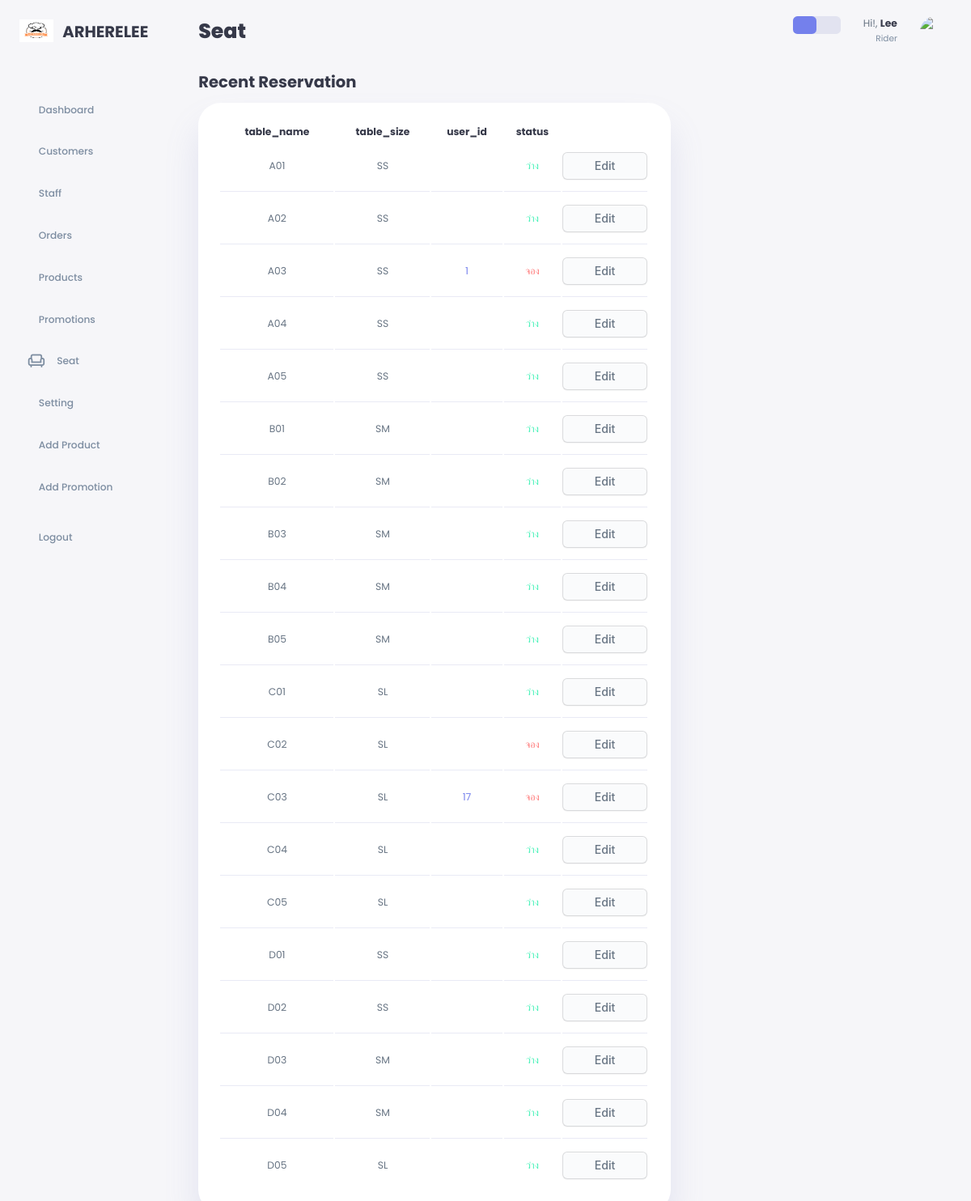
Screenshot of /admin/seat.php (signed in) with the database file from the repository.
### tables this page shows
CREATE TABLE `seat_reserve` (
  `reserve_id` int(11) NOT NULL,
  `table_name` varchar(3) NOT NULL,
  `table_status` int(1) NOT NULL COMMENT '0=ว่าง,1=จอง',
  `seat_type_id` varchar(2) NOT NULL,
  `user_id` int(11) DEFAULT NULL
);

CREATE TABLE `seat_type` (
  `seat_type_id` varchar(2) NOT NULL,
  `sizetable` varchar(10) NOT NULL,
  `sizevalue` int(10) NOT NULL
);

CREATE TABLE `staff_info` (
  `staff_id` int(7) NOT NULL,
  `staff_firstname` varchar(20) NOT NULL,
  `staff_lastname` varchar(20) NOT NULL,
  `staff_tel` varchar(10) NOT NULL,
  `staff_DOB` date NOT NULL,
  `staff_email` varchar(30) NOT NULL,
  `staff_password` varchar(255) NOT NULL,
  `staff_gender` enum('M','F') NOT NULL,
  `vehicle_id` varchar(7) DEFAULT NULL,
  `position_id` varchar(5) NOT NULL
);

CREATE TABLE `staff_position` (
  `position_id` varchar(5) NOT NULL,
  `position_name` varchar(20) NOT NULL
);

### admin/seat.php (the view, shortened to what this page needs)
<?php
    require_once '../config/db.php';
?>
<!DOCTYPE html>
<html lang="en">
<head>
    <link rel="stylesheet" href="../css/style.css">
    <link href="https://cdn.jsdelivr.net/npm/remixicon@3.2.0/fonts/remixicon.css" rel="stylesheet">
</head>
<body>
    <div class="container">
        <aside>
            <div class="top">
                <div class="logo">
                    <img src="../img/main-logo.png">
                    <h2>ARHERELEE</h2>
                </div>
            </div>
            <div class="sidebar">
                <a href="home.php">
                    <h3>Dashboard</h3>
                </a>
                <a href="customer.php">
                    <h3>Customers</h3>
                </a>
                <a href="staff.php">
                    <h3>Staff</h3>
                </a>
                <a href="order.php">
                    <h3>Orders</h3>
                </a>
                <a href="product.php">
                    <h3>Products</h3>
                </a>
                <a href="promotion.php">
                    <h3>Promotions</h3>
                </a>
                <a href="seat.php">
                    <span class="material-symbols-outlined">chair</span>
                    <h3>Seat</h3>
                </a>
                <a href="edit_staff.php?edit=<?php echo $_SESSION['staff_login']; ?>">
                    <h3>Setting</h3>
                </a>
                <a href="add_product.php">
                    <h3>Add Product</h3>
                </a>
                <a href="add_promotion.php">
                    <h3>Add Promotion</h3>
                </a>
                <a href="logout.php">
                    <h3>Logout</h3>
                </a>
            </div>
        </aside>
        <main>
            <h1>Seat</h1>
            <div class="recent-orders">
                <h2>Recent Reservation</h2>
                <table>
                    <thead>
                        <tr>
                            <th>table_name</th>
                            <th>table_size</th>
                            <th>user_id</th>
                            <th>status</th>
                            <th></th>
                        </tr>
                    </thead>
                    <tbody>
                        <?php
                            $select = mysqli_query($conn, "SELECT * FROM seat_reserve sr, seat_type st WHERE sr.seat_type_id = st.seat_type_id ");
                            while ($row = mysqli_fetch_assoc($select)){
                            ?>
                                <tr>
                                        <td><?php echo $row['table_name']; ?></td>
                                        <td><?php echo $row['seat_type_id']; ?></td>
                                        <td class="primary"><?php echo $row['user_id']; ?></td>
                                        <?php if ($row['table_status'] == 1): ?>
                                            <td class="danger">จอง</td>
                                        <?php else: ?>
                                            <td class="success">ว่าง</td>
                                        <?php endif; ?>
                                        <td>
                                            <a href="seat_reset.php?edit=<?php echo $row['reserve_id']; ?>" class="button-edit">Edit</a>
                                        </td>
                                    </tr>
                                    <?php
                                }; ?>
                    </tbody>
                </table>
            </div>
        </main>
        <div class="right">
            <div class="top">
                <div class="theme-toggler">
                    <i class="ri-sun-fill active"></i>
                    <i class="ri-moon-fill"></i>
                </div>
                <div class="profile">
                    <div class="info">
                    <?php
                    if(isset($_SESSION['staff_login'])){
                        $staff_id = $_SESSION['staff_login'];
                        $select = mysqli_query($conn, "SELECT * FROM staff_info si, staff_position sp WHERE staff_id = $staff_id AND si.position_id = sp.position_id");
                        $row = mysqli_fetch_assoc($select);
                    }
                    ?>
                    <p>Hi!, <b><?php echo $row['staff_firstname'] ?></b></p>
                    <small class="text-muted"><?php echo $row['position_name']?></small>
                    </div>
                    <div class="profile-photo">
                        <img src="../img/default-profile.jpg">
                    </div>
                </div>
            </div>
        </div>
    </div>
</body>
</html>

### css/style.css (style rules this page uses)
:root { --color-primary: #7480ec; --color-danger: #ff7777; --color-success: #41f1b6; --color-warning: #ffbb55; --color-white: #fff; --color-info-dark: #7d8da1; --color-info-light: #dce1eb; --color-dark: #363949; --color-light: rgba(132, 139, 200, 0.18); --color-primary-variant: #111e88; --color-dark-variant: #677483; --color-background: #f6f6f9; --card-border-radius: 2rem; --border-radius-1: 0.4rem; --border-radius-2: 0.8rem; --border-radius-3: 1.2rem; --card-padding: 1.8rem; --padding-1: 1.2rem; --box-shadow: 0 2rem 3rem var(--color-light); }
* { margin: 0; padding: 0; outline: 0; appearance: none; border: 0; text-decoration: none; list-style: none; block-size: border-box; }
html { font-size: 14px; }
body { width: 100vw; height: 100vh; font-family: 'Poppins', sans-serif; font-size: 0.88rem; background: var(--color-background); user-select: none; overflow-x: hidden; color: var(--color-dark); }
.container { display: grid; width: 96%; margin: 0 auto; gap: 1.8rem; grid-template-columns: 14rem auto 23rem; }
a { color: var(--color-dark); }
img { display: block; width: 100%; }
h1 { font-weight: 800; font-size: 1.8rem; }
h2 { font-size: 1.4rem; }
h3 { font-size: 0.87rem; }
small { font-size: 0.75rem; }
.profile-photo { width: 2.8rem; height: 2.8rem; border-radius: 50%; overflow: hidden; }
.text-muted { color: var(--color-info-dark); }
p { color: var(--color-dark-variant); }
b { color: var(--color-dark); }
.primary { color: var(--color-primary) }
.danger { color: var(--color-danger) }
.success { color: var(--color-success) }
aside { height: 100vh; }
aside .top { display: flex; align-items: center; justify-content: space-between; margin-top: 1.7rem; }
aside .logo { display: flex; gap: 0.8rem; }
aside .logo img { width: 3rem; height: 2rem; }
aside .sidebar { display: flex; flex-direction: column; height: 76vh; position: relative; top: 4rem; }
aside h3 { font-weight: 500; }
aside .sidebar a { display: flex; color: var(--color-info-dark); margin-left: 0.7rem; gap: 1rem; align-items: center; position: relative; height: 3.7rem; transition: all 300ms ease; }
aside .sidebar a span { font-size: 1.6rem; transition: all 300ms ease; }
aside .sidebar a:last-child { position: absolute; bottom: 2rem; width: 100%; }
main { margin-top: 1.4rem; }
main .recent-orders h2 { margin-top: 2rem; margin-bottom: 0.8rem; }
main .recent-orders table { background: var(--color-white); width: 100%; border-radius: var(--card-border-radius); padding: var(--card-padding); text-align: center; box-shadow: var(--box-shadow); transition: all 300ms ease; }
main table tbody td { height: 2.8rem; border-bottom: 1px solid var(--color-light); color: var(--color-dark-variant); }
main table tbody tr:last-child td { border: none; }
main .recent-orders a { text-align: center; display: block; margin: 1rem auto; color: var(--color-dark-variant); }
.button-edit { appearance: none; background-color: #FAFBFC; border: 1px solid rgba(27, 31, 35, 0.15); border-radius: 6px; box-shadow: rgba(27, 31, 35, 0.04) 0 1px 0, rgba(255, 255, 255, 0.25) 0 1px 0 inset; box-sizing: border-box; color: #24292E; cursor: pointer; display: inline-block; font-family: -apple-system, system-ui, "Segoe UI", Helvetica, Arial, sans-serif, "Apple Color Emoji", "Segoe UI Emoji"; font-size: 14px; font-weight: 500; line-height: 20px; list-style: none; padding: 6px 16px; position: relative; transition: background-color 0.2s cubic-bezier(0.3, 0, 0.5, 1); user-select: none; -webkit-user-select: none; touch-action: manipulation; vertical-align: middle; white-space: nowrap; word-wrap: break-word; }
.button-edit:before { display: none; }
.right { margin-top: 1.4rem; }
.right .top { display: flex; justify-content: end; gap: 2rem; }
.right .theme-toggler { background: var(--color-light); display: flex; justify-content: space-between; align-content: center; height: 1.6rem; width: 4.2rem; cursor: pointer; border-radius: var(--border-radius-1); }
.right .theme-toggler i { font-size: 1.2rem; width: 50%; height: 100%; display: flex; align-items: center; justify-content: center; }
.right .theme-toggler i.active { color: white; background: var(--color-primary); border-radius: var(--border-radius-1); }
.right .top .profile { display: flex; gap: 2rem; text-align: right; }

### rows the page displays
seat_reserve: table_name "A01", seat_type.seat_type_id "SS", table_status "ว่าง"
seat_reserve: table_name "A02", seat_type.seat_type_id "SS", table_status "ว่าง"
seat_reserve: table_name "A03", seat_type.seat_type_id "SS", user "1", table_status "จอง"
seat_reserve: table_name "A04", seat_type.seat_type_id "SS", table_status "ว่าง"
seat_reserve: table_name "A05", seat_type.seat_type_id "SS", table_status "ว่าง"
seat_reserve: table_name "B01", seat_type.seat_type_id "SM", table_status "ว่าง"
seat_reserve: table_name "B02", seat_type.seat_type_id "SM", table_status "ว่าง"
seat_reserve: table_name "B03", seat_type.seat_type_id "SM", table_status "ว่าง"
seat_reserve: table_name "B04", seat_type.seat_type_id "SM", table_status "ว่าง"
seat_reserve: table_name "B05", seat_type.seat_type_id "SM", table_status "ว่าง"
seat_reserve: table_name "C01", seat_type.seat_type_id "SL", table_status "ว่าง"
seat_reserve: table_name "C02", seat_type.seat_type_id "SL", table_status "จอง"
seat_reserve: table_name "C03", seat_type.seat_type_id "SL", user "17", table_status "จอง"
seat_reserve: table_name "C04", seat_type.seat_type_id "SL", table_status "ว่าง"
seat_reserve: table_name "C05", seat_type.seat_type_id "SL", table_status "ว่าง"
seat_reserve: table_name "D01", seat_type.seat_type_id "SS", table_status "ว่าง"
seat_reserve: table_name "D02", seat_type.seat_type_id "SS", table_status "ว่าง"
seat_reserve: table_name "D03", seat_type.seat_type_id "SM", table_status "ว่าง"
seat_reserve: table_name "D04", seat_type.seat_type_id "SM", table_status "ว่าง"
seat_reserve: table_name "D05", seat_type.seat_type_id "SL", table_status "ว่าง"
staff_info: staff_firstname "Lee", position.position_name "Rider"
